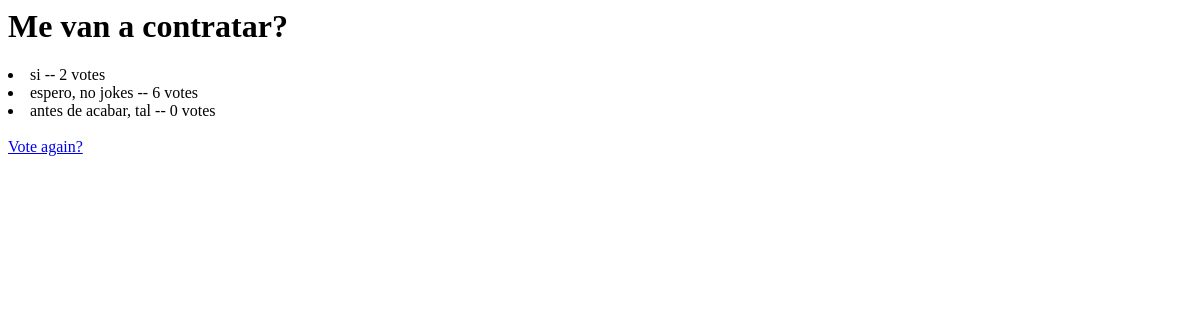
The app's page /poll/2/results/, older data.
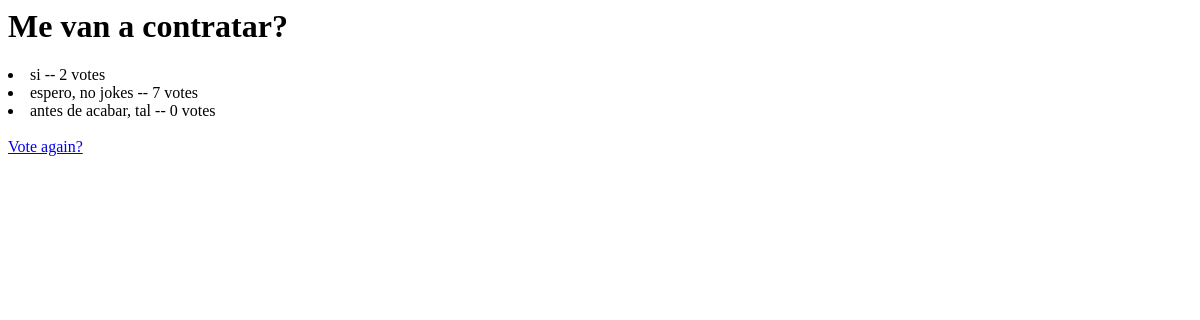
The same page, newer data.
### poll/models.py (models this page shows, shortened)
class Choice(models.Model):
    question = models.ForeignKey(Question, on_delete = models.CASCADE)
    choice_text = models.CharField(max_length = 200)
    votes= models.IntegerField(default = 0)

### poll/views.py (the view)
# urls.py: path("<int:question_id>/results/", views.results, name="results"),
def results(request, question_id):
    operadores = {
        "question" : Question.objects.get(pk=question_id),
        "choices" : Choice.objects.filter(question= question_id)
    }
    return render(request, "poll/results.html", operadores)

### poll/templates/poll/results.html (shortened to what this page needs)
<h1>{{question.quest_text}}</h1>
{% for choice in choices %}
    <li>{{choice.choice_text}} -- {{choice.votes}} vote{{choice.votes| pluralize }}</li>
{% endfor %}
<a href="{% url "poll:detail" question.id %}">Vote again?</a>

Row changes from the older to the newer data that the page shows:
changed Choice "espero, no jokes": votes "6" → "7"
